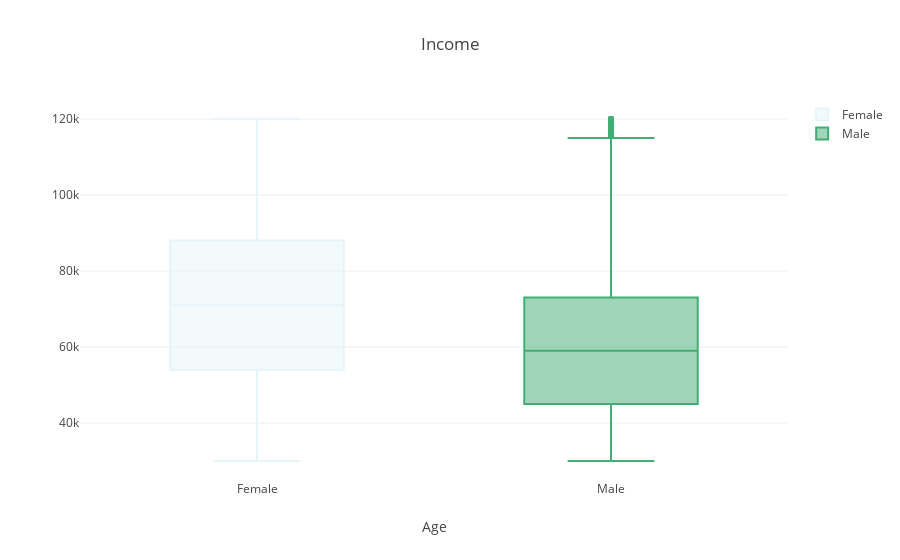

The notebook cell this image was saved under:
### Code cell
trace_1 = go.Box(
            y=profile[profile.gender == 'F'].income, 
            name = 'Female', 
            marker=dict(color = bupu[1]))

trace_2 = go.Box(
            y=profile[profile.gender == 'M'].income, 
            name = 'Male', 
            marker=dict(color = bupu[5]))

layout = go.Layout(title="Income", 
                        xaxis = dict(ticks='', nticks=48, 
                                    title=go.layout.xaxis.Title(
                                    text='Age'), automargin=True))

fig = go.Figure(data=[trace_1, trace_2], layout=layout)


plotly.offline.iplot(fig)

### Figure 1 — Plotly figure (JSON) as saved in the notebook; plotly's stock layout.template omitted (floating-point values rounded to 4 significant figures; data arrays with more than 128 entries replaced by an {"elided": "..."} marker saying what was removed)
{"data": [{"marker": {"color": "rgb(229,245,249)"}, "name": "Female", "type": "box", "uid": "136af93e-be0e-4928-ba8b-8c74ac7d34a2", "y": {"elided": "6129 int values"}}, {"marker": {"color": "rgb(65,174,118)"}, "name": "Male", "type": "box", "uid": "da7b66a3-0120-4462-8fce-143f658dbdc9", "y": {"elided": "8484 int values"}}], "layout": {"title": {"text": "Income"}, "xaxis": {"automargin": true, "nticks": 48, "ticks": "", "title": {"text": "Age"}}}}
